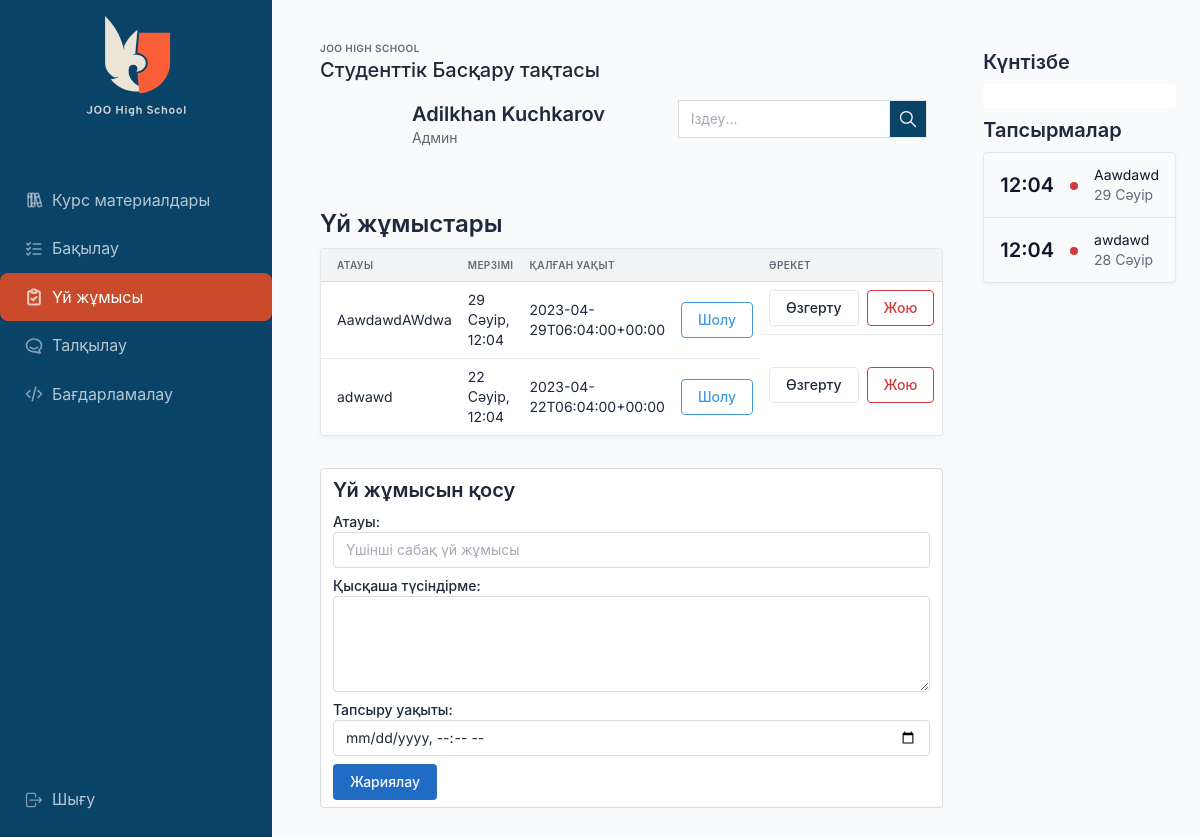
Page /assignments/ (signed in) on the earlier database version.
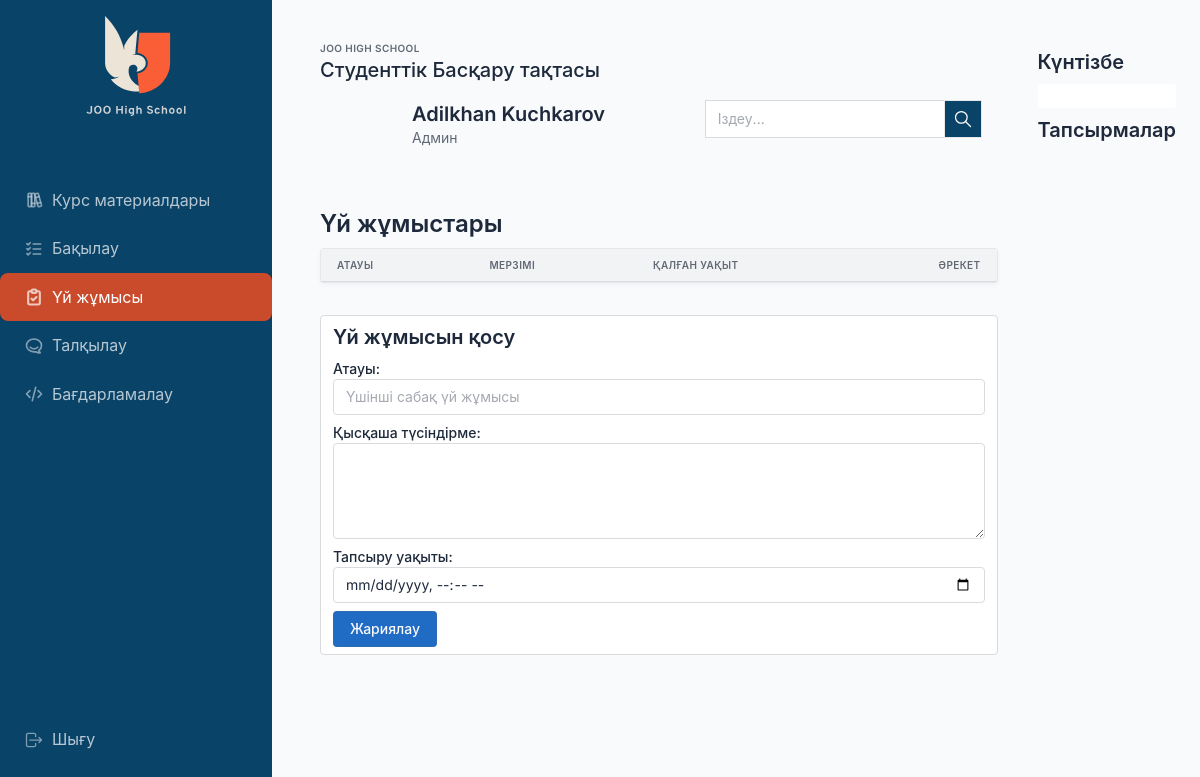
Same page on the later database version.
### assignment/models.py (models this page shows, shortened)
class Assignment(models.Model):
    title = models.CharField(max_length=128)
    description = models.TextField()
    deadline = models.DateTimeField()
    created_at = models.DateTimeField(auto_now_add=True)
    updated_at = models.DateTimeField(auto_now=True)

### calendarapp/models/event.py (models this page shows, shortened)
class Event(EventAbstract):
    title = models.CharField(max_length=200, unique=True)
    description = models.TextField(null=True, blank=True)
    start_time = models.DateTimeField()
    end_time = models.DateTimeField(null=True, blank=True)
    url = models.CharField(max_length=256, blank=True, null=True)
    objects = EventManager()

### assignment/views.py (the view)
# urls.py: path('', views.assignments, name="assignment_list"),
@login_required
def assignments(request):
    assignments = Assignment.objects.all()
    context = {
        "assignments": assignments,
        "form": AssignmentForm()
    }
    return render(request, "assignment/assignment_list.html", context)

### assignment/forms.py
class AssignmentForm(forms.ModelForm):
    class Meta:
        deadline = forms.DateTimeField(widget=forms.DateTimeInput(attrs={'auto_now_add': True}))
        model = Assignment
        fields = ['title', 'description', 'deadline']

### calendarapp/models/event.py (called while the page is built)
    def get_all_events(self):
        events = Event.objects.filter(is_active=True, is_deleted=False)
        return events

    def get_running_events(self):
        running_events = Event.objects.filter(
            is_active=True,
            is_deleted=False,
            end_time__gte=datetime.now().date(),
        ).order_by("start_time")
        return running_events

### quiz_apps/quiz/templatetags/quiz_tags.py (called while the page is built)
@register.filter(name='has_group')
def has_group(user, group_name):
    return user.groups.filter(name=group_name).exists()

### templates/assignment/assignment_list.html (shortened to what this page needs)
{% extends 'base/content.html' %}
{% load quiz_tags %}
{% load widget_tweaks %}
{% block body %}
    {% include 'assignment/partials/asignments-body.html' %}
{% endblock %}

### templates/base/content.html (shortened to what the changed rows need)
{% extends 'base/base.html' %}
{% load static %}
{% load humanize %}
{% load quiz_tags %}
{% block content %}
    <div class="wrapper">
        <aside class="navbar navbar-vertical navbar-expand-lg navbar-dark">
            <div class="container-fluid">
                <h1 class="navbar-brand navbar-brand-autodark">
                    <a href="/">
                        <img src="{% static 'images/logo-light.svg' %}" width="110" height="110" alt="Tabler"
                             class="navbar-brand-image">
                    </a>
                </h1>
            </div>
        </aside>
        <div class="page-wrapper">
            <div class="page-body">
                <div class="container-fluid">
                    <div class="row">
                        <div class="col px-4">
                            <div class="page-header d-print-none">
                                <div class="row align-items-center">
                                    <div class="col">
                                        <h2 class="page-title">
                                            Студенттік Басқару тақтасы
                                        </h2>
                                    </div>
                                </div>
                            </div>
                            <div class="col">
                                <div class="">
                                    <div class="card-body">
                                        <div class="row g-3 align-items-start">
                                            <div class="col">
                                                <h2 class="m-0">
                                                    <a href="{% url 'users:profile' user.profile.id %}">{{ user.first_name }} {{ user.last_name }}</a>
                                                </h2>
                                            </div>
                                        </div>
                                    </div>
                                </div>
                            </div>
                            <div class="col mt-4">
                                {% block body %}
                                {% endblock %}
                            </div>
                        </div>
                        <div class="col-auto right-sidebar d-none d-md-block">
                            <h2><a href="{% url 'calendarapp:calendar' %}">Күнтізбе</a></h2>
                            <h2 class="mt-2"><a href="{% url 'calendarapp:calendar' %}">Тапсырмалар</a></h2>
                            <div class="card tasks">
                                {% for event in running_events %}
                                    <div class="list-group-item">
                                        <div class="row align-items-center">
                                            <div class="col-auto">
                                                <h2 class="text-reset mb-0">{{ event.end_time|date:"G:i" }}</h2>
                                            </div>
                                            <div class="col-auto"><span class="badge bg-red"></span></div>
                                            <div class="col text-truncate">
                                                <a href="{% if event.url %}{{ event.url }}{% else %}#{% endif %}"
                                                   class="text-reset d-block">{{ event.title }}</a>
                                                <div class="d-block text-muted text-truncate mt-n1">{{ event.end_time|date:"d F" }}</div>
                                            </div>
                                        </div>
                                    </div>
                                {% endfor %}
                            </div>
                        </div>
                    </div>
                </div>
            </div>
        </div>
    </div>
{% endblock %}

### templates/assignment/partials/assinments-list.html
{% load quiz_tags %}
{% for assignment in assignments %}
    <tr>
        <td>{{ assignment.title }}</td>
        <td>{{ assignment.deadline|date:"d F, H:i" }}</td>
        <td _="init js return moment('{{ assignment.deadline.isoformat }}').fromNow() end then put it into me">{{ assignment.deadline.isoformat }}</td>
        <td>
            <a href="{% url 'assignments:assignment_detail' assignment_id=assignment.id %}"
               class="btn btn-outline-azure">
                Шолу
            </a>
            {% if request.user|has_group:"Teachers" or request.user|has_group:"Moderators" or request.user.is_superuser %}
                <td class="d-flex gap-2"><a class="btn btn-outline"
                                            hx-get="{% url 'assignments:change-assignment' assignment.pk %}"
                                            hx-target="#assignment-form"
                                            _="on htmx:afterRequest call reinitialize()"
                >Өзгерту</a><a
                        class="btn btn-outline-danger"
                        hx-post="{% url 'assignments:delete-assignment' assignment.pk %}"
                        hx-confirm="Сіз бұл тапсырманы жойғыңыз келетініне сенімдісіз бе?"
                        hx-target="#assignments-list">Жою</a></td>
            {% endif %}
    </tr>
{% endfor %}

Differences in the rows shown:
removed Assignment: title "AawdawdAWdwa", deadline "29 Сәуір, 12:04", deadline "2023-04-29T06:04:00+00:00"
removed Assignment: title "adwawd", deadline "22 Сәуір, 12:04", deadline "2023-04-22T06:04:00+00:00"
removed Event: end_time "12:04", title "Aawdawd", end_time "29 Сәуір"
removed Event: end_time "12:04", title "awdawd", end_time "28 Сәуір"
